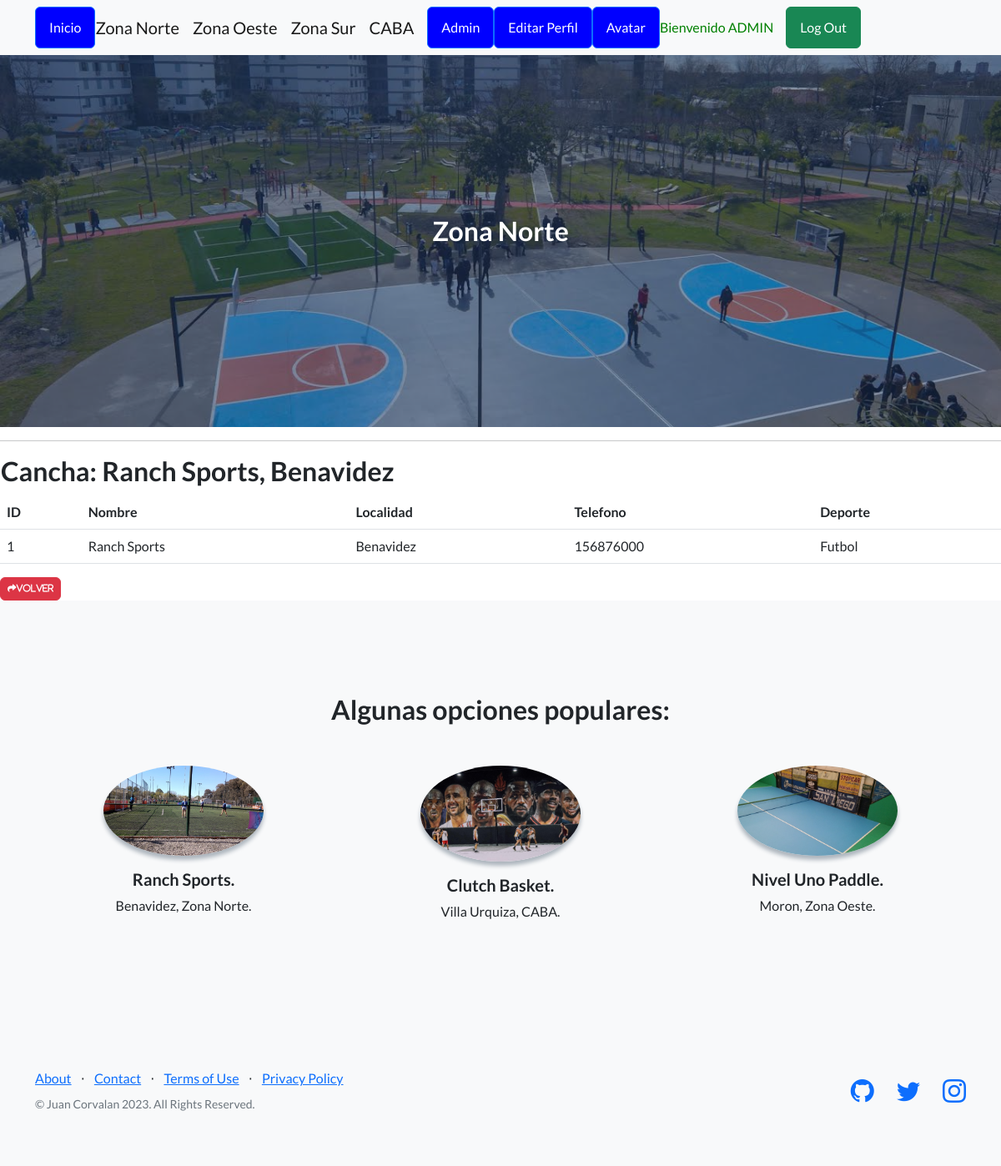
Screenshot of /aplicacion/detail_zonanorte/1/ (signed in) with the database file from the repository.
### aplicacion/models.py (models this page shows)
class ZonaNorte(models.Model):
    nombre = models.CharField(max_length=50)
    localidad = models.CharField(max_length=50)
    telefono = models.IntegerField()
    deporte = models.CharField(max_length=50)
    def __str__(self) -> str:
        return f"{self.nombre}, {self.localidad}"

### aplicacion/views.py (the view)
# urls.py: path('detail_zonanorte/<int:pk>/', ZnDetail.as_view(), name="detail_zonanorte"),
class ZnDetail(LoginRequiredMixin, DetailView):
    model = ZonaNorte

### aplicacion/templates/aplicacion/zonanorte_detail.html (shortened to what this page needs)
{% extends 'aplicacion/paginaprincipal.html' %}
{% load static %}
{% block cabecera %}Zona Norte{% endblock cabecera %}
{% block contenido %}
<table>
    <tr>
        <td><h2>Cancha: {{object}}</h2></td>
    </tr>
</table>
<table class="table">
  <thead>
    <tr>
      <th>ID</th>
      <th>Nombre</th>
      <th>Localidad</th>
      <th>Telefono</th>
      <th>Deporte</th>
    </tr>
  </thead>
  <tbody>
    <tr>
      <td>{{ object.id }}</td>
      <td>{{ object.nombre }}</td>
      <td>{{ object.localidad }}</td>
      <td>{{ object.telefono }}</td>
      <td>{{ object.deporte }}</td>
    </tr>
  </tbody>
</table>
<a
href="{% url 'zona norte' %}"
class="btn btn-danger"
style="--bs-btn-padding-y: .25rem; --bs-btn-padding-x: .5rem; --bs-btn-font-size: .75rem;"
><i class="fa fa-share fa-sm" title="List Back">Volver</i>
</a>
{% endblock contenido %}

### aplicacion/templates/aplicacion/paginaprincipal.html (shortened to what this page needs)
<!DOCTYPE html>
<html lang="en">
    <head>
        {% load static %}
        <link href="https://cdn.jsdelivr.net/npm/bootstrap-icons@1.5.0/font/bootstrap-icons.css" rel="stylesheet" type="text/css" />
        <link rel="stylesheet" href="https://cdnjs.cloudflare.com/ajax/libs/font-awesome/6.4.0/css/all.min.css"/>
        <link href="{% static 'aplicacion/css/styles.css' %}" rel="stylesheet" />
    </head>
    <body>
<nav class="navbar navbar-light bg-light static-top">
    <div class="container d-flex justify-content-between">
        <div class="d-flex align-items-center">
            <a class="btn btn-primary mr-3" href="{% url 'inicio' %}" style="background-color: blue; color: white;">Inicio</a>
            {% if user.is_authenticated %}
                <a class="navbar-brand mr-3" href="{% url 'zona norte' %}">Zona Norte</a>
                <a class="navbar-brand mr-3" href="{% url 'zona oeste' %}">Zona Oeste</a>
                <a class="navbar-brand mr-3" href="{% url 'zona sur' %}">Zona Sur</a>
                <a class="navbar-brand mr-3" href="{% url 'caba' %}">CABA</a>
                <a class="btn btn-primary mr-3" href="{% url 'admin:index' %}" style="background-color: blue; color: white;">Admin</a>
                <a class="btn btn-primary mr-3" href="{% url 'editar_form' %}" style="background-color: blue; color: white;">Editar Perfil</a>
                <a class="btn btn-primary mr-3" href="{% url 'agregar_avatar' %}" style="background-color: blue; color: white;">Avatar</a>
                <p style="color:green; margin-right: 15px;" class="mb-0">Bienvenido {{ user.username|upper }}</p>
                <a class="btn btn-success ml-auto" href="{% url 'logout' %}">Log Out</a>
            {% endif %}
        </div>
    </div>
</nav>
        <header class="masthead">
            <div class="container position-relative">
                <div class="row justify-content-center">
                    <div class="col-xl-6">
                        <div class="text-center text-white">
                            <h2 class="mb-4">
                                {% block cabecera %}{% endblock cabecera %}
                            </h2>
                        </div>
                    </div>
                </div>
            </div>
        </header>
        <hr>
        {% block contenido %}
        {% endblock contenido %}
       <section class="testimonials text-center bg-light">
            <div class="container">
                <h2 class="mb-5">Algunas opciones populares:</h2>
                <div class="row">
                    <div class="col-lg-4">
                        <div class="testimonial-item mx-auto mb-5 mb-lg-0">
                            <img class="img-fluid rounded-circle mb-3" src="{% static 'aplicacion/assets/img/ranchsports.jpeg' %}" alt="..." />
                            <h5>Ranch Sports.</h5>
                            <p class="font-weight-light mb-0">Benavidez, Zona Norte.</p>
                        </div>
                    </div>
                    <div class="col-lg-4">
                        <div class="testimonial-item mx-auto mb-5 mb-lg-0">
                            <img class="img-fluid rounded-circle mb-3" src="{% static 'aplicacion/assets/img/clutch-caba.jpeg' %}" alt="..." />
                            <h5>Clutch Basket.</h5>
                            <p class="font-weight-light mb-0">Villa Urquiza, CABA.</p>
                        </div>
                    </div>
                    <div class="col-lg-4">
                        <div class="testimonial-item mx-auto mb-5 mb-lg-0">
                            <img class="img-fluid rounded-circle mb-3" src="{% static 'aplicacion/assets/img/2021-03-28.jpg' %}" alt="..." />
                            <h5>Nivel Uno Paddle.</h5>
                            <p class="font-weight-light mb-0">Moron, Zona Oeste.</p>
                        </div>
                    </div>
                </div>
            </div>
        </section>
        <footer class="footer bg-light">
            <div class="container">
                <div class="row">
                    <div class="col-lg-6 h-100 text-center text-lg-start my-auto">
                        <ul class="list-inline mb-2">
                            <li class="list-inline-item"><a href="#!">About</a></li>
                            <li class="list-inline-item">⋅</li>
                            <li class="list-inline-item"><a href="#!">Contact</a></li>
                            <li class="list-inline-item">⋅</li>
                            <li class="list-inline-item"><a href="#!">Terms of Use</a></li>
                            <li class="list-inline-item">⋅</li>
                            <li class="list-inline-item"><a href="#!">Privacy Policy</a></li>
                        </ul>
                        <p class="text-muted small mb-4 mb-lg-0">&copy; Juan Corvalan 2023. All Rights Reserved.</p>
                    </div>
                    <div class="col-lg-6 h-100 text-center text-lg-end my-auto">
                        <ul class="list-inline mb-0">
                            <li class="list-inline-item me-4">
                                <a href="https://github.com/JuaniCorvalan"><i class="bi-github fs-3"></i></a>
                            </li>
                            <li class="list-inline-item me-4">
                                <a href="https://twitter.com/JuaniCorvalan7"><i class="bi-twitter fs-3"></i></a>
                            </li>
                            <li class="list-inline-item">
                                <a href="https://www.instagram.com/juanicorvalan/"><i class="bi-instagram fs-3"></i></a>
                            </li>
                        </ul>
                    </div>
                </div>
            </div>
        </footer>
    </body>
</html>

### rows the page displays
ZonaNorte: nombre+localidad "Ranch Sports, Benavidez", id "1", nombre "Ranch Sports", localidad "Benavidez", telefono "156876000", deporte "Futbol"

### other values shown
{{ user.username|upper }} "ADMIN"
